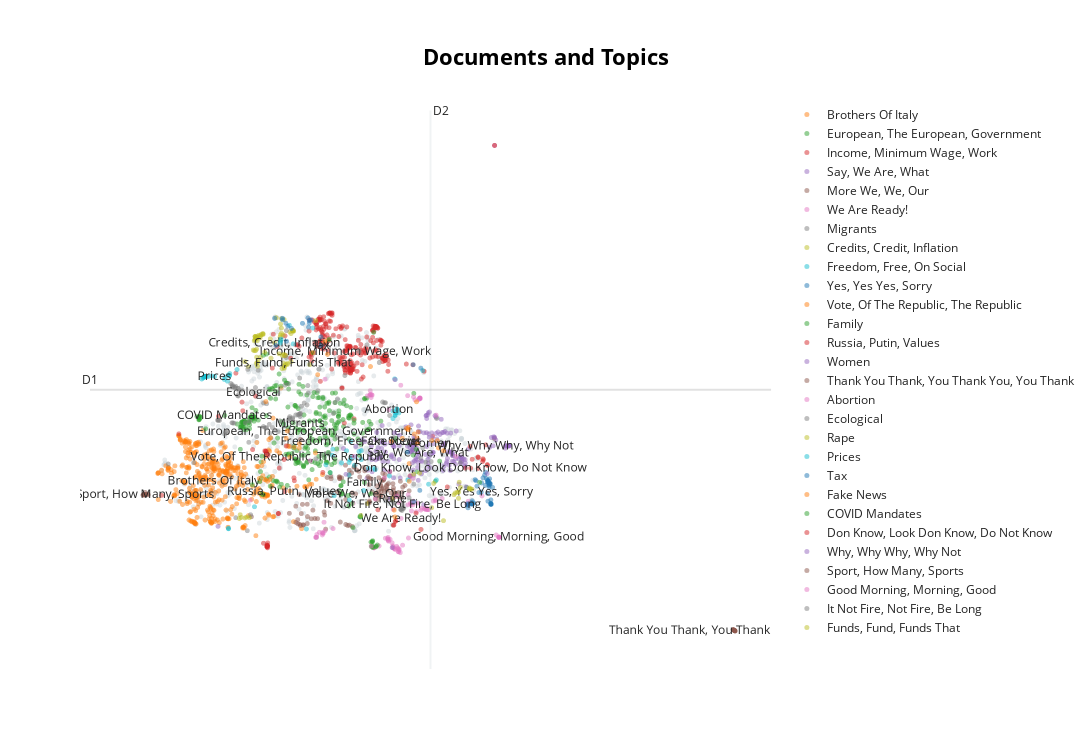

The code cell stored with this chart in its notebook:
### Code cell
documents_and_topics_fig = topic_model.visualize_documents(docs, topics=topics, custom_labels=True)
documents_and_topics_fig.write_html(processed_dir + 'html/documents-and-topics.html')
documents_and_topics_fig
